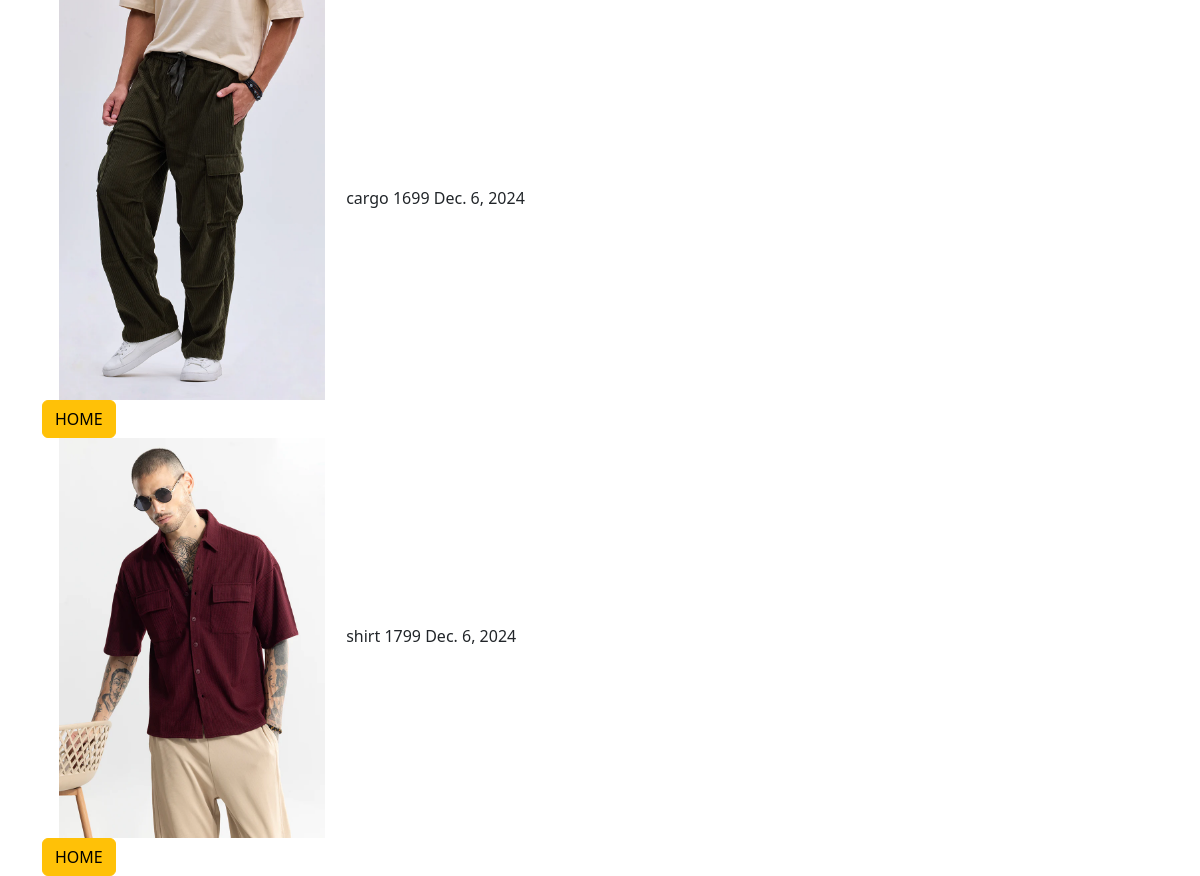
Before: /user_bookings (signed in) with the older database file.
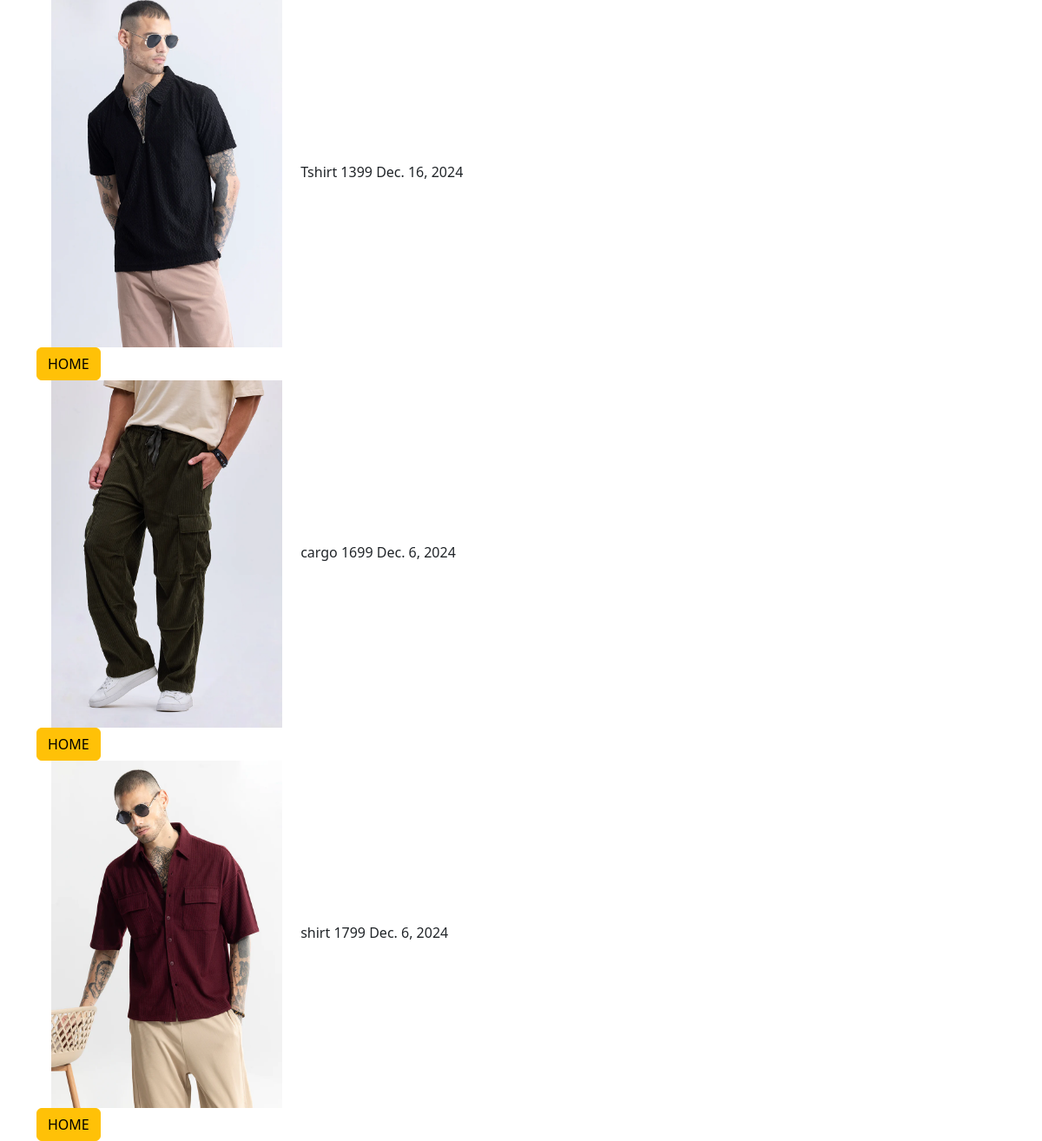
After: the same page with the newer database file.
### app/models.py (models this page shows)
class Buy(models.Model):
    user=models.ForeignKey(User,on_delete=models.CASCADE)
    product=models.ForeignKey(Product,on_delete=models.CASCADE)
    price=models.IntegerField()
    date=models.DateField(auto_now_add=True)

class Product(models.Model):
    pro_id=models.TextField()
    name=models.TextField()
    price=models.IntegerField()
    ofr_price=models.IntegerField()
    img=models.FileField()
    dis=models.TextField()

### app/views.py (the view)
# urls.py: path('user_bookings',views.user_bookings)
def user_bookings(req):
    user=User.objects.get(username=req.session['user'])
    buy=Buy.objects.filter(user=user)[::-1]
    return render(req,'user/user_bookings.html',{'buy':buy})

### templates/user/user_bookings.html (shortened to what this page needs)
<!DOCTYPE html>
<html lang="en">
<head>
    <link href="https://cdn.jsdelivr.net/npm/bootstrap@5.3.3/dist/css/bootstrap.min.css" rel="stylesheet">
</head>
<body>
    <div class="container">
        <div class="row">
            {% for i in buy %}
            <div class="col-lg-12">
                <img src="{{i.product.img.url}}" alt="" style="width: 300px; height: 400px;object-fit: contain;">
                {{i.product.name}}
                {{i.price}}
                {{i.date}}
            </div>
            <div>
                <a type="submit" href="user_home" class="btn btn-warning">HOME</a>
            </div>
            {% endfor %}
        </div>
    </div>
</body>
</html>

Changed rows visible on the page:
added Buy: product.img (picture), product.name "Tshirt", price "1399", date "Dec. 16, 2024"
